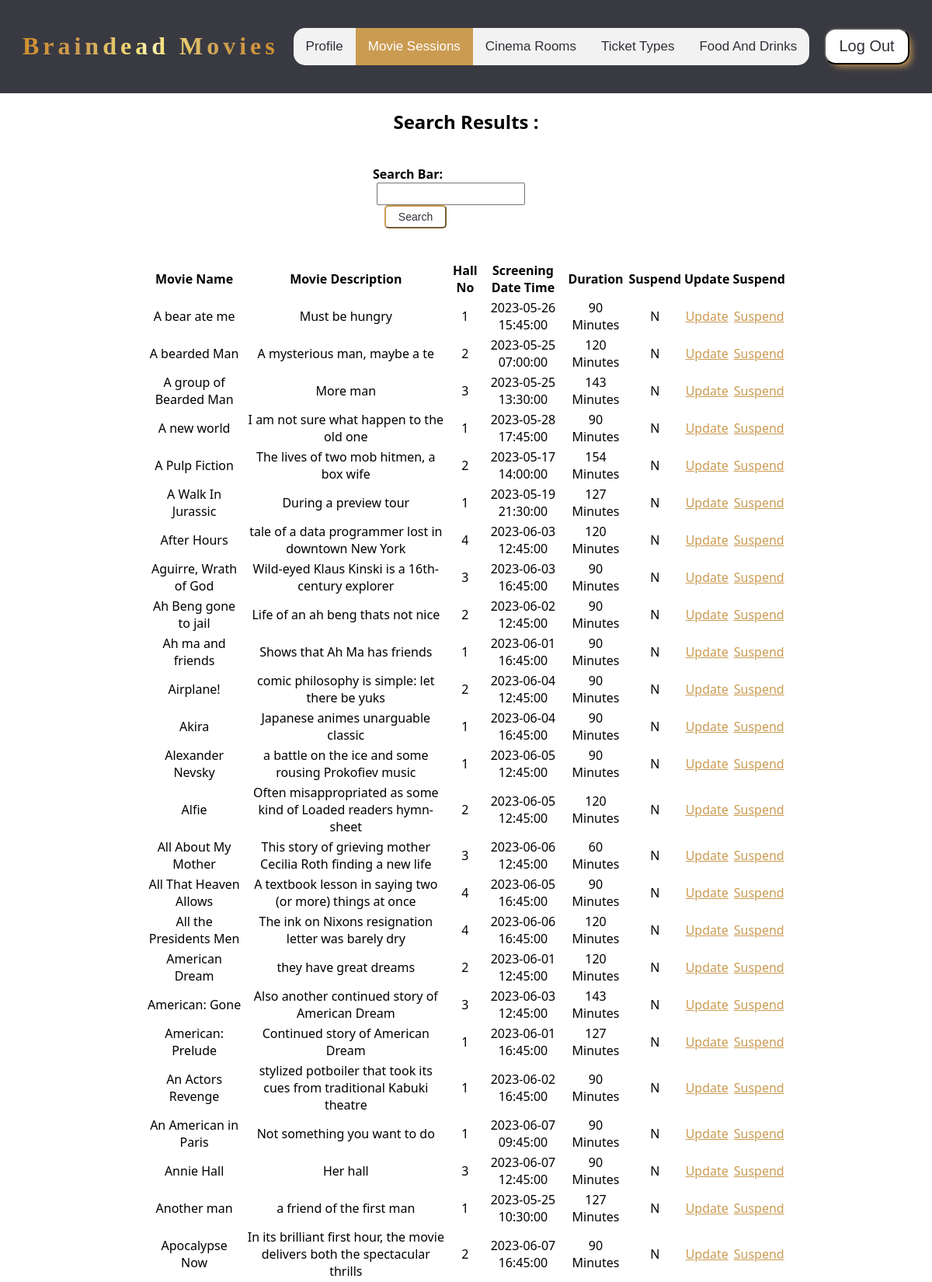
The page /GroupProject/CinemaManagerSearchMovieSessionUI.php (upper part) on the database its author committed.
### tables this page shows
CREATE TABLE `moviesession` (
  `movieName` varchar(100) NOT NULL,
  `screeningDateTime` datetime NOT NULL,
  `movieDescription` varchar(255) NOT NULL,
  `duration` int(11) NOT NULL,
  `hallNo` int(11) NOT NULL,
  `suspend` varchar(3) DEFAULT NULL
);

### GroupProject/Controller/CinemaManagerSearchMovieSessionCTL.php (called while the page is built)
<?php
include_once("Entity\MovieSession.php");
class CinemaManagerSearchMovieSessionCTL
{
    function retrieveData($movieName)
    {
        $m = new MovieSession();
        $displayTable = $m->retrieveData($movieName);
        return $displayTable;
    }
}

### GroupProject/Entity/MovieSession.php (the view, shortened to what this page needs)
<?php
include_once 'db.php';
class MovieSession
{
    function retrieveData($movieName)
    {
        global $con;
        $sql = "select * from moviesession where movieName LIKE '%$movieName%'";
        $results = $con->query($sql);
        $displayTable = "<table class='cm-view-movie-session-table'><tr><th>Movie Name</th><th>Movie Description</th><th>Hall No</th><th>Screening Date Time</th><th>Duration</th><th>Suspend</th><th>Update</th><th>Suspend</th></tr>";
        while ($row = $results->fetch_assoc()) {
            $col1 = $row['movieName'];
            $col2 = $row['movieDescription'];
            $col3 = $row['hallNo'];
            $col4 = $row['screeningDateTime'];
            $col5 = $row['duration'];
            $col6 = $row['suspend'];
            $displayTable = $displayTable . "<tr><td>$col1</td><td>$col2</td><td>$col3</td><td>$col4</td><td>$col5 Minutes</td><td>$col6</td>
            <td><a href='CinemaManagerUpdateMovieSessionUI.php?movieName=$col1&movieDescription=$col2&hallNo=$col3&screeningDateTime=$col4&duration=$col5&suspend=$col6' class='link'>Update</a>
            </td><td><a href='CinemaManagerSuspendMovieSessionUI.php?movieName=$col1&screeningDateTime=$col4' class='link'>Suspend</a></td></tr>";
        }
        $displayTable = $displayTable . "</table>";
        return $displayTable;
    }
}

### GroupProject/css/topnav.css (style rules this page uses)
.link { color: #cb9b51; font-weight: 500; }
.cm-view-movie-session-table { width: 69%; margin: auto; text-align: center; }

### rows shown on the page
moviesession: movieName "A bear ate me", movieDescription "Must be hungry", hallNo "1", screeningDateTime "2023-05-26 15:45:00", duration "90", suspend "N"
moviesession: movieName "A bearded Man", movieDescription "A mysterious man, maybe a te", hallNo "2", screeningDateTime "2023-05-25 07:00:00", duration "120", suspend "N"
moviesession: movieName "A group of Bearded Man", movieDescription "More man", hallNo "3", screeningDateTime "2023-05-25 13:30:00", duration "143", suspend "N"
moviesession: movieName "A new world", movieDescription "I am not sure what happen to the old one", hallNo "1", screeningDateTime "2023-05-28 17:45:00", duration "90", suspend "N"
moviesession: movieName "A Pulp Fiction", movieDescription "The lives of two mob hitmen, a box wife", hallNo "2", screeningDateTime "2023-05-17 14:00:00", duration "154", suspend "N"
moviesession: movieName "A Walk In Jurassic", movieDescription "During a preview tour", hallNo "1", screeningDateTime "2023-05-19 21:30:00", duration "127", suspend "N"
moviesession: movieName "After Hours", movieDescription "tale of a data programmer lost in downtown New York", hallNo "4", screeningDateTime "2023-06-03 12:45:00", duration "120", suspend "N"
moviesession: movieName "Aguirre, Wrath of God", movieDescription "Wild-eyed Klaus Kinski is a 16th-century explorer", hallNo "3", screeningDateTime "2023-06-03 16:45:00", duration "90", suspend "N"
moviesession: movieName "Ah Beng gone to jail", movieDescription "Life of an ah beng thats not nice", hallNo "2", screeningDateTime "2023-06-02 12:45:00", duration "90", suspend "N"
moviesession: movieName "Ah ma and friends", movieDescription "Shows that Ah Ma has friends", hallNo "1", screeningDateTime "2023-06-01 16:45:00", duration "90", suspend "N"
moviesession: movieName "Airplane!", movieDescription "comic philosophy is simple: let there be yuks", hallNo "2", screeningDateTime "2023-06-04 12:45:00", duration "90", suspend "N"
moviesession: movieName "Akira", movieDescription "Japanese animes unarguable classic", hallNo "1", screeningDateTime "2023-06-04 16:45:00", duration "90", suspend "N"
moviesession: movieName "Alexander Nevsky", movieDescription "a battle on the ice and some rousing Prokofiev music", hallNo "1", screeningDateTime "2023-06-05 12:45:00", duration "90", suspend "N"
moviesession: movieName "Alfie", movieDescription "Often misappropriated as some kind of Loaded readers hymn-sheet", hallNo "2", screeningDateTime "2023-06-05 12:45:00", duration "120", suspend "N"
moviesession: movieName "All About My Mother", movieDescription "This story of grieving mother Cecilia Roth finding a new life", hallNo "3", screeningDateTime "2023-06-06 12:45:00", duration "60", suspend "N"
moviesession: movieName "All That Heaven Allows", movieDescription "A textbook lesson in saying two (or more) things at once", hallNo "4", screeningDateTime "2023-06-05 16:45:00", duration "90", suspend "N"
moviesession: movieName "All the Presidents Men", movieDescription "The ink on Nixons resignation letter was barely dry", hallNo "4", screeningDateTime "2023-06-06 16:45:00", duration "120", suspend "N"
moviesession: movieName "American Dream", movieDescription "they have great dreams", hallNo "2", screeningDateTime "2023-06-01 12:45:00", duration "120", suspend "N"
moviesession: movieName "American: Gone", movieDescription "Also another continued story of American Dream", hallNo "3", screeningDateTime "2023-06-03 12:45:00", duration "143", suspend "N"
moviesession: movieName "American: Prelude", movieDescription "Continued story of American Dream", hallNo "1", screeningDateTime "2023-06-01 16:45:00", duration "127", suspend "N"
moviesession: movieName "An Actors Revenge", movieDescription "stylized potboiler that took its cues from traditional Kabuki theatre", hallNo "1", screeningDateTime "2023-06-02 16:45:00", duration "90", suspend "N"
moviesession: movieName "An American in Paris", movieDescription "Not something you want to do", hallNo "1", screeningDateTime "2023-06-07 09:45:00", duration "90", suspend "N"
moviesession: movieName "Annie Hall", movieDescription "Her hall", hallNo "3", screeningDateTime "2023-06-07 12:45:00", duration "90", suspend "N"
moviesession: movieName "Another man", movieDescription "a friend of the first man", hallNo "1", screeningDateTime "2023-05-25 10:30:00", duration "127", suspend "N"
moviesession: movieName "Apocalypse Now", movieDescription "In its brilliant first hour, the movie delivers both the spectacular thrills", hallNo "2", screeningDateTime "2023-06-07 16:45:00", duration "90", suspend "N"
